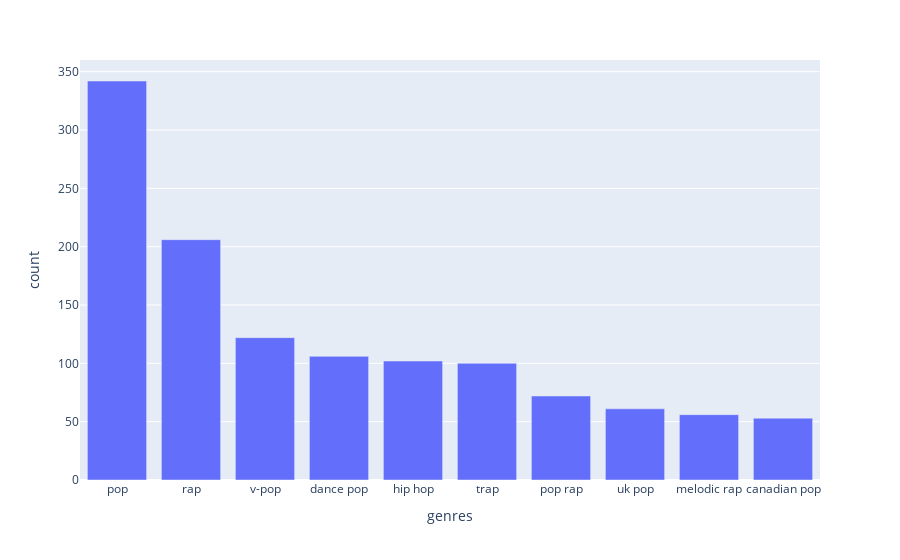

This figure's notebook cell:
### Code cell
fig = px.bar(top_genres.head(10), x='genres', y='count')
fig.show()

### Figure 1 — Plotly figure (JSON) as saved in the notebook; plotly's stock layout.template omitted (floating-point values rounded to 4 significant figures)
{"data": [{"alignmentgroup": "True", "hovertemplate": "genres=%{x}<br>count=%{y}<extra></extra>", "legendgroup": "", "marker": {"color": "#636efa", "pattern": {"shape": ""}}, "name": "", "offsetgroup": "", "orientation": "v", "showlegend": false, "textposition": "auto", "type": "bar", "x": ["pop", "rap", "v-pop", "dance pop", "hip hop", "trap", "pop rap", "uk pop", "melodic rap", "canadian pop"], "xaxis": "x", "y": [342, 206, 122, 106, 102, 100, 72, 61, 56, 53], "yaxis": "y"}], "layout": {"barmode": "relative", "legend": {"tracegroupgap": 0}, "margin": {"t": 60}, "xaxis": {"anchor": "y", "domain": [0, 1], "title": {"text": "genres"}}, "yaxis": {"anchor": "x", "domain": [0, 1], "title": {"text": "count"}}}}
